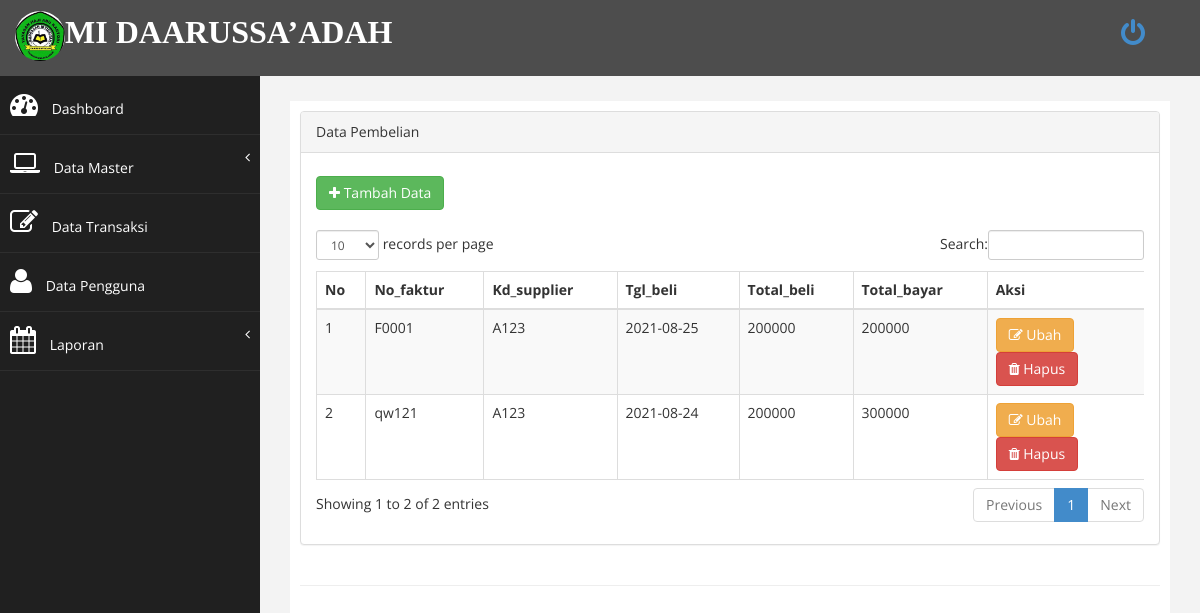
The app's page /index.php?page=pembelian (signed in) with its own data.
### tables this page shows
CREATE TABLE `tpembelianmaster` (
  `No_faktur` varchar(15) NOT NULL,
  `Kd_supplier` varchar(15) NOT NULL,
  `Tgl_beli` date DEFAULT NULL,
  `Total_beli` int(11) DEFAULT NULL,
  `Total_bayar` int(11) DEFAULT NULL
);

### page/pembelian/index.php (the view)
<div class="row">
<div class="col-md-12">
<div class="panel panel-default">
    <div class="panel-heading">
         Data Pembelian
    </div>
    <div class="panel-body">
        <div class="table-responsive">
            <div>
                <a href="?page=pembelian&aksi=tambah" class="btn btn-success" style="margin-top: 8px;"><i class="fa fa-plus"></i> Tambah Data</a>
            </div><br>
            <table class="table table-striped table-bordered table-hover" id="dataTables-example">
                <thead>
                    <tr>
                        <th>No</th>
                        <th>No_faktur</th>
                        <th>Kd_supplier</th>
                        <th>Tgl_beli</th>
                        <th>Total_beli</th>
                        <th>Total_bayar</th>
                        <th width="19%">Aksi</th>
                    </tr>
                </thead>
                <tbody>
                    <?php
                        $no = 1;
                        $sql = $koneksi->query("select * from tpembelianmaster ");
                        while ($data= $sql->fetch_assoc()) {
                    ?>
                    <tr>
                        <td><?php echo $no++; ?></td>
                        <td><?php echo $data['No_faktur'];?></td>
                        <td><?php echo $data['Kd_supplier'];?></td>
                        <td><?php echo $data['Tgl_beli'];?></td>
                        <td><?php echo $data['Total_beli'];?></td>
                        <td><?php echo $data['Total_bayar'];?></td>
                         <td>
                            <a href="?page=pembelian&aksi=ubah&id=<?php echo $data['No_faktur']; ?>" class="btn btn-warning" ><i class="fa fa-edit"></i> Ubah</a>
                            <a onclick="return confirm('Anda yakin ingin menghapus?')" href="?page=pembelian&aksi=hapus&id=<?php echo $data['No_faktur']; ?>" class="btn btn-danger" ><i class="fa fa-trash"></i> Hapus</a>
                        </td>
                    </tr>
                    <?php  } ?>
                </tbody>
                </table>
              </div>
    </div>
 </div>
</div>
</div>

### assets/css/custom.css (style rules this page uses)
body { font-family: 'Open Sans', sans-serif; }

### records on screen
tpembelianmaster: No_faktur "F0001", Kd_supplier "A123", Tgl_beli "2021-08-25", Total_beli "200000", Total_bayar "200000"
tpembelianmaster: No_faktur "qw121", Kd_supplier "A123", Tgl_beli "2021-08-24", Total_beli "200000", Total_bayar "300000"

### other values on screen
$organisasi "MI DAARUSSA’ADAH"
